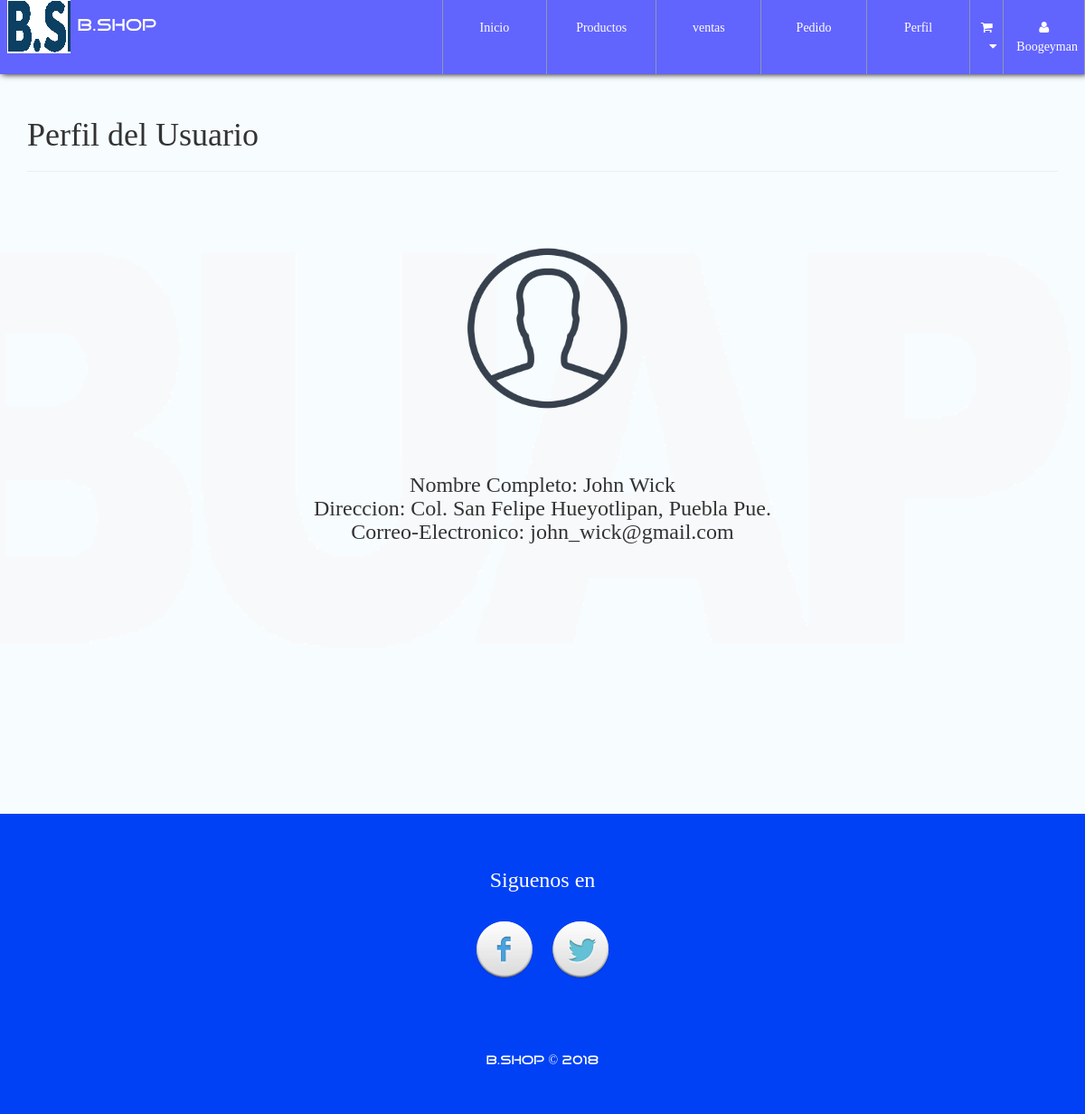
The app's page /perfil.php (signed in) with its own data.
### tables this page shows
CREATE TABLE IF NOT EXISTS `cliente` (
  `NIT` varchar(30) NOT NULL,
  `Nombre` varchar(30) NOT NULL,
  `NombreCompleto` varchar(70) NOT NULL,
  `Apellido` varchar(70) NOT NULL,
  `Clave` text NOT NULL,
  `Direccion` varchar(200) NOT NULL,
  `Telefono` int(20) NOT NULL,
  `Email` varchar(30) NOT NULL,
  PRIMARY KEY (`NIT`)
);

### library/consulSQL.php (called while the page is built, shortened)
<?php
class ejecutarSQL {
    public static function conectar(){
        if(!$con=  mysql_connect(SERVER,USER,PASS)){
            die("Error en el servidor, verifique sus datos");
        }
        return $con;
    }
    public static function consultar($query) {
        if (!$consul = mysql_query($query, ejecutarSQL::conectar())) {
            die(mysql_error().'Error en la consulta SQL ejecutada');
        }
        return $consul;
    }
}

### perfil.php (the view, shortened to what this page needs)
<?php
include './library/consulSQL.php';
?>
<!DOCTYPE html>
<html lang="es">
<head>
    <?php include './inc/link.php'; ?>
    <link rel="stylesheet" type="text/css" href="css/comentario.css">
</head>
<body id="container-page-index">
    <?php include './inc/navbar.php'; ?>
    <section id="container-pedido">
        <div class="container">
            <div class="page-header">
              <h1>Perfil del Usuario</h1>
            </div>
            <br><br><br>
            <div class="row">
                    <div id="form-compra">
                            <?php
                              $user = $_SESSION['nombreUser'];
                                if(!$_SESSION['nombreUser']=="" &&!$_SESSION['claveUser']==""){
                                    $resultado = ejecutarSQL::consultar("SELECT * FROM cliente WHERE Nombre='".$user."'");
                                    if($datos=mysql_fetch_array($resultado)){
                                      echo'<img class="perfil" src="./img/person2.png"';
                                      echo "
                                      <br><H3 class='datos'> Nombre Completo: ".$datos['NombreCompleto']." ".$datos['Apellido']." <br> Direccion: ".$datos['Direccion']."<br>Correo-Electronico: ".$datos['Email'].
                                      "</H3>";
                                    }
                                }else{
                                  header('location: localhost/mercado_BUAP/index.php');
                                }
                            ?>
                    </div>
            </div>
        </div>
    </section>
    <?php include './inc/footer.php'; ?>
</body>
</html>

### css/style.css (style rules this page uses)
body { font-family: "FontFamilySPro"; line-height: 1.5; font-size: 1.4em; width: 100%; height: 100%; margin: 0px; padding: 0px; background-position: center center; background-repeat: no-repeat; background-attachment: fixed; background-size: cover; background-color: #fff; }
section { width: 100%; margin: 0px; padding: 90px 0px; }
#container-page-index { background-image: url(../assets/img/font-indexx.png); }
#store, #infoproduct, #container-pedido { background-color: rgba(255,255,255,.97); min-height: 900px; }

### css/comentario.css (style rules this page uses)
.perfil { position: relative; left: 500px; width: 180px; height: 180px; }
.datos { position: relative; top: 50px; text-align: center; }

### records on screen
cliente: NombreCompleto "John", Apellido "Wick", Direccion "Col. San Felipe Hueyotlipan, Puebla Pue.", Email "john_wick@gmail.com"

### other values on screen
$_SESSION['nombreUser'] "Boogeyman"
